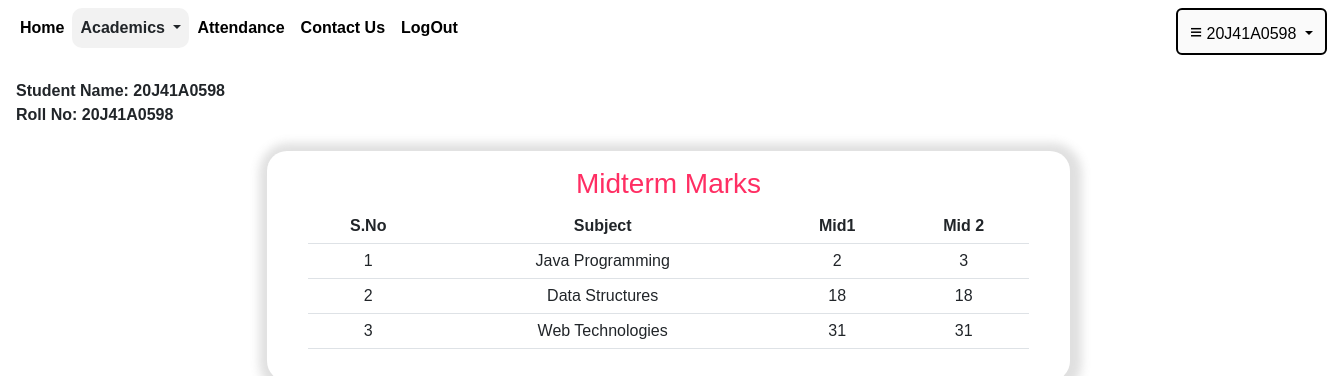
The page /mid (signed in) on the database as committed earlier.
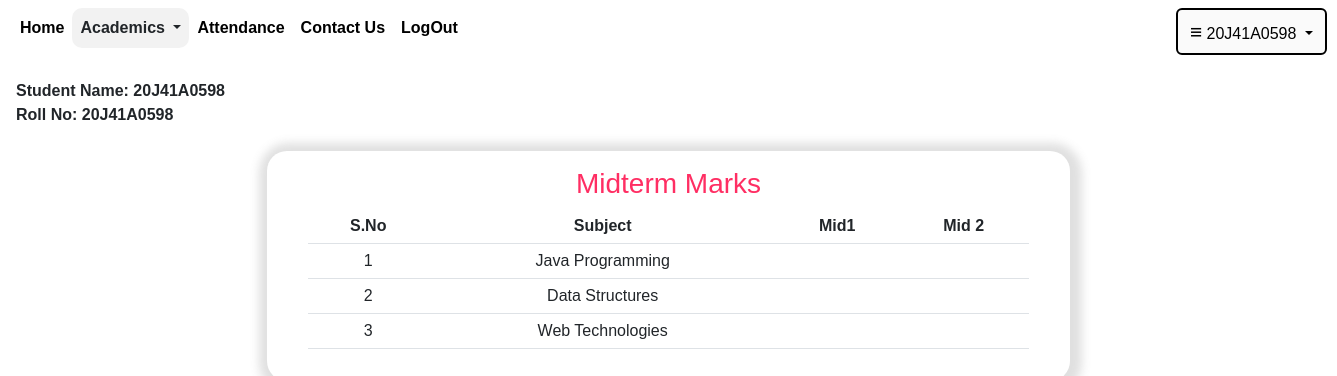
The same page on the database as committed later.
### user/models.py (models this page shows, shortened)
class Mid1(models.Model):
    username=models.CharField(max_length=30,default="",primary_key=True)
    name=models.CharField(max_length=50,default="")
    Java_Programming_Cse=models.CharField(max_length=10,blank=True)
    Data_Structures_Cse=models.CharField(max_length=10,blank=True)
    Web_Technologies_Cse=models.CharField(max_length=10,blank=True)

class Mid2(models.Model):
    username=models.CharField(max_length=30,default="")
    name=models.CharField(max_length=50,default="",primary_key=True)
    Java_Programming_Cse=models.CharField(max_length=10,blank=True)
    Data_Structures_Cse=models.CharField(max_length=10,blank=True)
    Web_Technologies_Cse=models.CharField(max_length=10,blank=True)

### user/views.py (the view)
# urls.py: path('mid',views.mid),
def mid(request):
    uname=request.session.get('uname')
    name=request.session.get('name')
    m1=Mid1.objects.get(username=uname)
    m2=Mid2.objects.get(username=uname)
    return render(request,'midmarks.html',{'m1':m1,'m2':m2,'uname':uname,'name':name})

### user/templates/midmarks.html (shortened to what this page needs)
{% extends 'base.html'%}
{% block content%}
<strong>
    <div class="mx-3 mt-3"> Student Name: {{name}}</div>
     <div class="mx-3">Roll No: {{uname}}</div>
</strong>
<br>
<center>
<div  class="midd py-3"style="border-radius:20px;">
<div class="h3 border-3 border-dark underline" style="color:#FF2E63;">
    Midterm Marks
</div>
<div>
  <table class="mx-3 table tab table-hover">
    <tr>
        <th>S.No</th><th>Subject</th><th>Mid1</th><th>Mid 2</th>
    </tr>
    <tr><td>1</td><td>Java Programming</td><td>{{m1.Java_Programming_Cse}}</td><td>{{m2.Java_Programming_Cse}}</td>
    <tr><td>2</td><td>Data Structures</td><td>{{m1.Data_Structures_Cse}}</td><td>{{m2.Data_Structures_Cse}}</td>
    <tr><td>3</td><td>Web Technologies</td><td>{{m1.Web_Technologies_Cse}}</td><td>{{m2.Web_Technologies_Cse}}</td>
  </table>
</div>
</div>
</center>
  {% endblock%}

Rows that differ between the two databases and show on the page:
no longer on this page (row edited): Mid1: Java_Programming_Cse "2", Data_Structures_Cse "18", Web_Technologies_Cse "31"
no longer on this page (row edited): Mid2: Java_Programming_Cse "3", Data_Structures_Cse "18", Web_Technologies_Cse "31"
